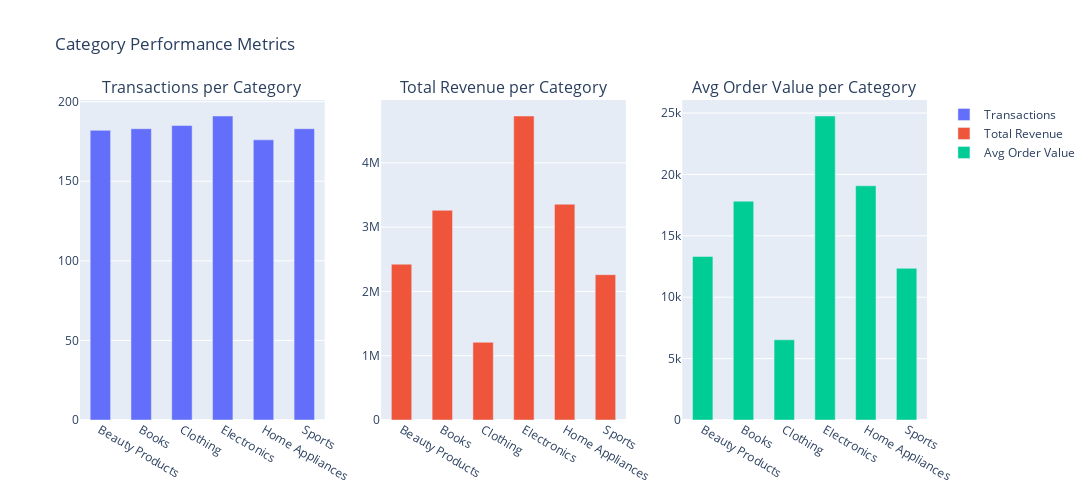

Source (notebook cell):
### Markdown cell above
**D.Category popularity rankings**

### Code cell
category_stats = df.groupby("Product Category", observed=True).agg(
    Transactions=("Transaction ID", "count"),
    Total_Revenue=("Total Revenue", "sum"),
    Avg_Order_Value=("Total Revenue", "mean")
).reset_index()

# Create subplot layout
fig = make_subplots(
    rows=1, cols=3,
    subplot_titles=("Transactions per Category", "Total Revenue per Category", "Avg Order Value per Category")
)

# Add Transactions
fig = fig.add_trace(
    go.Bar(x=category_stats['Product Category'], y=category_stats['Transactions'], name="Transactions"),
    row=1, col=1
)

# Add Total Revenue
fig = fig.add_trace(
    go.Bar(x=category_stats['Product Category'], y=category_stats['Total_Revenue'], name="Total Revenue"),
    row=1, col=2
)

# Add Avg Order Value
fig = fig.add_trace(
    go.Bar(x=category_stats['Product Category'], y=category_stats['Avg_Order_Value'], name="Avg Order Value"),
    row=1, col=3
)

# Update layout
fig = fig.update_layout(
    height=500, width=1200,
    title_text="Category Performance Metrics",
    bargap=0.5
)

fig.show()

### Figure 1 — Plotly figure (JSON) as saved in the notebook; plotly's stock layout.template omitted (floating-point values rounded to 4 significant figures)
{"data": [{"name": "Transactions", "type": "bar", "x": ["Beauty Products", "Books", "Clothing", "Electronics", "Home Appliances", "Sports"], "xaxis": "x", "y": [182, 183, 185, 191, 176, 183], "yaxis": "y"}, {"name": "Total Revenue", "type": "bar", "x": ["Beauty Products", "Books", "Clothing", "Electronics", "Home Appliances", "Sports"], "xaxis": "x2", "y": [2424000.0, 3262000.0, 1209000.0, 4729000.0, 3357000.0, 2260000.0], "yaxis": "y2"}, {"name": "Avg Order Value", "type": "bar", "x": ["Beauty Products", "Books", "Clothing", "Electronics", "Home Appliances", "Sports"], "xaxis": "x3", "y": [13320.0, 17830.0, 6534.0, 24760.0, 19080.0, 12350.0], "yaxis": "y3"}], "layout": {"annotations": [{"font": {"size": 16}, "showarrow": false, "text": "Transactions per Category", "x": 0.1444, "xanchor": "center", "xref": "paper", "y": 1, "yanchor": "bottom", "yref": "paper"}, {"font": {"size": 16}, "showarrow": false, "text": "Total Revenue per Category", "x": 0.5, "xanchor": "center", "xref": "paper", "y": 1, "yanchor": "bottom", "yref": "paper"}, {"font": {"size": 16}, "showarrow": false, "text": "Avg Order Value per Category", "x": 0.8556, "xanchor": "center", "xref": "paper", "y": 1, "yanchor": "bottom", "yref": "paper"}], "bargap": 0.5, "height": 500, "title": {"text": "Category Performance Metrics"}, "width": 1200, "xaxis": {"anchor": "y", "domain": [0, 0.2889]}, "xaxis2": {"anchor": "y2", "domain": [0.3556, 0.6444]}, "xaxis3": {"anchor": "y3", "domain": [0.7111, 1]}, "yaxis": {"anchor": "x", "domain": [0, 1]}, "yaxis2": {"anchor": "x2", "domain": [0, 1]}, "yaxis3": {"anchor": "x3", "domain": [0, 1]}}}
